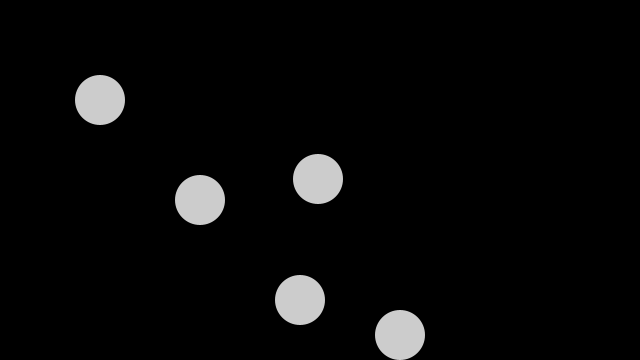
Frame 1 (no input)
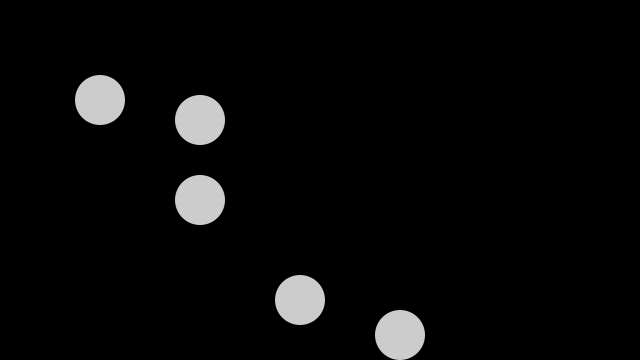
Frame 60 (the mouse pressed at the canvas centre just before this capture)
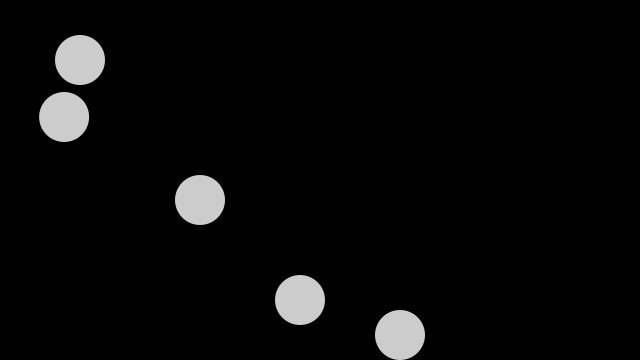
Frame 120 (the mouse held since frame 60 and released just before this capture)

The Processing sketch that drew these frames (run headless with seeded random() and noise(); from frame 60 on, the mouse is pressed at the canvas centre):

// Processing sketch: BouncyBubbles
// ── BouncyBubbles.pde
/**
 * Bouncy Bubbles  
 * based on code from Keith Peters. 
 * 
 * Multiple-object collision.
 */
 
 
int numBalls = 5;
float spring = 1;
float gravity = 0;
float friction = -0.9;
Ball[] balls = new Ball[numBalls];

void setup() {
  size(640, 360);
    for (int i = 0; i < numBalls-1; i++) {
    balls[i] = new Ball(100+(i*100), 100+(i*100), 50, i, balls);
    println("i fora do if: "+i);
    if (i == numBalls-2){
      
      balls[i+1] = new Ball(width/2, height/2, 50, i, balls);
      println("Aqui "+i);
      
    }
    }
  noStroke();
  fill(255, 204);
}

void draw() {
  background(0);
  for (Ball ball : balls) {
    ball.collide();
    ball.move();
    ball.display();  
  }
}

class Ball {
  
  float x, y;
  float diameter;
  float vx = 0;
  float vy = 0;
  int id;
  Ball[] others;
 
  Ball(float xin, float yin, float din, int idin, Ball[] oin) {
    x = xin;
    y = yin;
    diameter = din;
    id = idin;
    others = oin;
  } 
  
  void collide() {
    for (int i = id + 1; i < numBalls; i++) {
      float dx = others[i].x - x;
      float dy = others[i].y - y;
      float distance = sqrt(dx*dx + dy*dy);
      float minDist = others[i].diameter/2 + diameter/2;
      if (distance < minDist) { 
        float angle = atan2(dy, dx);
        float targetX = x + cos(angle) * minDist;
        float targetY = y + sin(angle) * minDist;
        float ax = (targetX - others[i].x) * spring;
        float ay = (targetY - others[i].y) * spring;
        vx -= ax;
        vy -= ay;
        others[i].vx += ax;
        others[i].vy += ay;
      }
    }   
  }
  
  void move() {
    vx += gravity;
    x += vx;
    y += vy;
    balls[balls.length-1].vx=-2;
    balls[balls.length-1].vy=-1;
    if (x + diameter/2 > width) {
      x = width - diameter/2;
      vx *= friction; 
    }
    else if (x - diameter/2 < 0) {
      x = diameter/2;
      vx *= friction;
    }
    if (y + diameter/2 > height) {
      y = height - diameter/2;
      vy *= friction; 
    } 
    else if (y - diameter/2 < 0) {
      y = diameter/2;
      vy *= friction;
    }
  }
  
  void display() {
    ellipse(x, y, diameter, diameter);
  }
}
